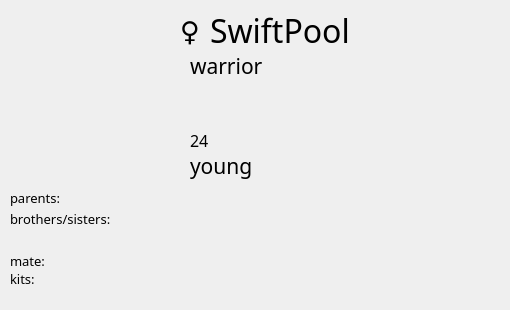
<?xml version="1.0" encoding="UTF-8"?>
<ui version="4.0">
 <class>widget_card</class>
 <widget class="QWidget" name="widget_card">
  <property name="geometry">
   <rect>
    <x>0</x>
    <y>0</y>
    <width>510</width>
    <height>310</height>
   </rect>
  </property>
  <property name="minimumSize">
   <size>
    <width>510</width>
    <height>310</height>
   </size>
  </property>
  <property name="windowTitle">
   <string>Form</string>
  </property>
  <property name="styleSheet">
   <string notr="true"/>
  </property>
  <widget class="QLabel" name="lbl_image">
   <property name="geometry">
    <rect>
     <x>10</x>
     <y>10</y>
     <width>170</width>
     <height>170</height>
    </rect>
   </property>
   <property name="text">
    <string/>
   </property>
   <property name="pixmap">
    <pixmap>cat.png</pixmap>
   </property>
  </widget>
  <widget class="QLabel" name="lbl_name">
   <property name="geometry">
    <rect>
     <x>210</x>
     <y>10</y>
     <width>291</width>
     <height>41</height>
    </rect>
   </property>
   <property name="font">
    <font>
     <family>STXinwei</family>
     <pointsize>24</pointsize>
     <weight>50</weight>
     <bold>false</bold>
    </font>
   </property>
   <property name="text">
    <string>SwiftPool</string>
   </property>
  </widget>
  <widget class="QLabel" name="lbl_duty">
   <property name="geometry">
    <rect>
     <x>190</x>
     <y>50</y>
     <width>251</width>
     <height>31</height>
    </rect>
   </property>
   <property name="font">
    <font>
     <family>STXinwei</family>
     <pointsize>16</pointsize>
     <weight>50</weight>
     <bold>false</bold>
    </font>
   </property>
   <property name="text">
    <string>warrior</string>
   </property>
  </widget>
  <widget class="QLabel" name="lbl_moons">
   <property name="geometry">
    <rect>
     <x>190</x>
     <y>130</y>
     <width>71</width>
     <height>21</height>
    </rect>
   </property>
   <property name="font">
    <font>
     <family>STXinwei</family>
     <pointsize>12</pointsize>
     <weight>50</weight>
     <bold>false</bold>
    </font>
   </property>
   <property name="text">
    <string>24</string>
   </property>
  </widget>
  <widget class="QLabel" name="lbl_moons_name">
   <property name="geometry">
    <rect>
     <x>190</x>
     <y>140</y>
     <width>101</width>
     <height>51</height>
    </rect>
   </property>
   <property name="font">
    <font>
     <family>STXinwei</family>
     <pointsize>16</pointsize>
     <weight>50</weight>
     <bold>false</bold>
    </font>
   </property>
   <property name="text">
    <string>young</string>
   </property>
  </widget>
  <widget class="QLabel" name="lbl_parents">
   <property name="geometry">
    <rect>
     <x>10</x>
     <y>190</y>
     <width>491</width>
     <height>16</height>
    </rect>
   </property>
   <property name="font">
    <font>
     <family>STXinwei</family>
     <pointsize>10</pointsize>
     <weight>50</weight>
     <bold>false</bold>
    </font>
   </property>
   <property name="styleSheet">
    <string notr="true"/>
   </property>
   <property name="text">
    <string>parents: </string>
   </property>
  </widget>
  <widget class="QLabel" name="lbl_mate">
   <property name="geometry">
    <rect>
     <x>10</x>
     <y>250</y>
     <width>491</width>
     <height>21</height>
    </rect>
   </property>
   <property name="font">
    <font>
     <family>STXinwei</family>
     <pointsize>10</pointsize>
     <weight>50</weight>
     <bold>false</bold>
    </font>
   </property>
   <property name="text">
    <string>mate: </string>
   </property>
  </widget>
  <widget class="QLabel" name="lbl_kits">
   <property name="geometry">
    <rect>
     <x>10</x>
     <y>270</y>
     <width>491</width>
     <height>41</height>
    </rect>
   </property>
   <property name="font">
    <font>
     <family>STXinwei</family>
     <pointsize>10</pointsize>
     <weight>50</weight>
     <bold>false</bold>
    </font>
   </property>
   <property name="text">
    <string>kits: </string>
   </property>
   <property name="alignment">
    <set>Qt::AlignLeading|Qt::AlignLeft|Qt::AlignTop</set>
   </property>
   <property name="wordWrap">
    <bool>true</bool>
   </property>
  </widget>
  <widget class="QLabel" name="lbl_gender">
   <property name="geometry">
    <rect>
     <x>180</x>
     <y>10</y>
     <width>31</width>
     <height>41</height>
    </rect>
   </property>
   <property name="font">
    <font>
     <family>STXinwei</family>
     <pointsize>20</pointsize>
     <weight>50</weight>
     <bold>false</bold>
    </font>
   </property>
   <property name="text">
    <string>♀</string>
   </property>
  </widget>
  <widget class="QPushButton" name="btn_highlight">
   <property name="geometry">
    <rect>
     <x>0</x>
     <y>0</y>
     <width>505</width>
     <height>311</height>
    </rect>
   </property>
   <property name="text">
    <string/>
   </property>
   <property name="flat">
    <bool>true</bool>
   </property>
  </widget>
  <widget class="QLabel" name="lbl_brothers_sisters">
   <property name="geometry">
    <rect>
     <x>10</x>
     <y>210</y>
     <width>491</width>
     <height>41</height>
    </rect>
   </property>
   <property name="font">
    <font>
     <family>STXinwei</family>
     <pointsize>10</pointsize>
     <weight>50</weight>
     <bold>false</bold>
    </font>
   </property>
   <property name="styleSheet">
    <string notr="true"/>
   </property>
   <property name="text">
    <string>brothers/sisters:</string>
   </property>
   <property name="alignment">
    <set>Qt::AlignLeading|Qt::AlignLeft|Qt::AlignTop</set>
   </property>
   <property name="wordWrap">
    <bool>true</bool>
   </property>
  </widget>
  <widget class="QLabel" name="lbl_relationship">
   <property name="geometry">
    <rect>
     <x>330</x>
     <y>90</y>
     <width>151</width>
     <height>31</height>
    </rect>
   </property>
   <property name="font">
    <font>
     <pointsize>16</pointsize>
    </font>
   </property>
   <property name="text">
    <string/>
   </property>
  </widget>
  <zorder>lbl_image</zorder>
  <zorder>lbl_name</zorder>
  <zorder>lbl_duty</zorder>
  <zorder>lbl_moons</zorder>
  <zorder>lbl_moons_name</zorder>
  <zorder>lbl_parents</zorder>
  <zorder>lbl_mate</zorder>
  <zorder>lbl_kits</zorder>
  <zorder>lbl_gender</zorder>
  <zorder>lbl_brothers_sisters</zorder>
  <zorder>btn_highlight</zorder>
  <zorder>lbl_relationship</zorder>
 </widget>
 <resources/>
 <connections/>
</ui>
